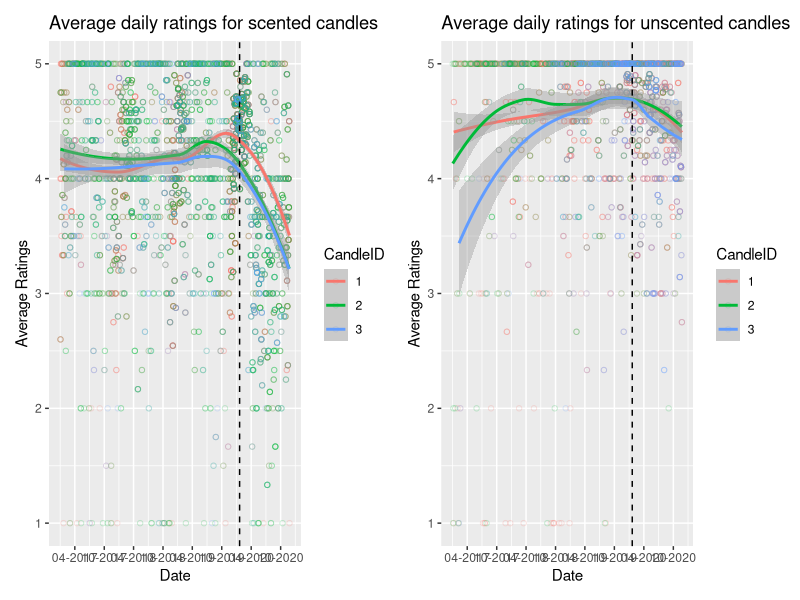
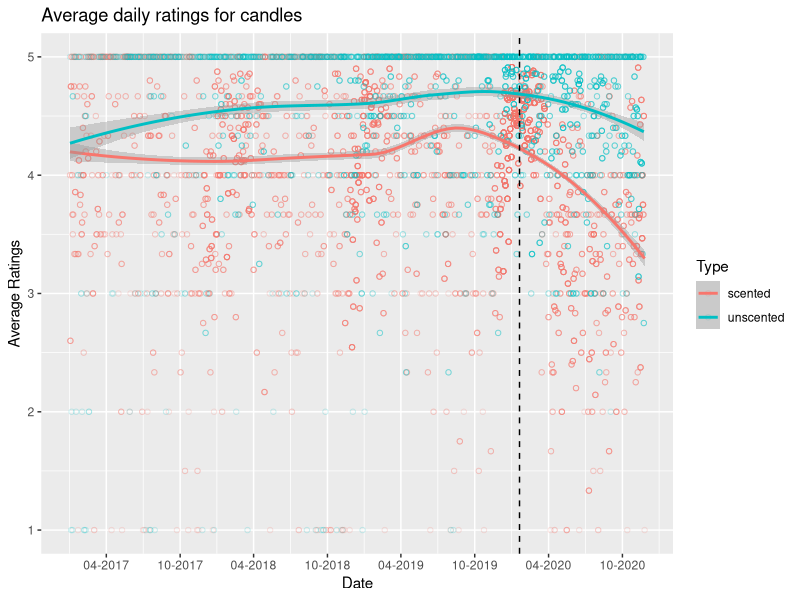
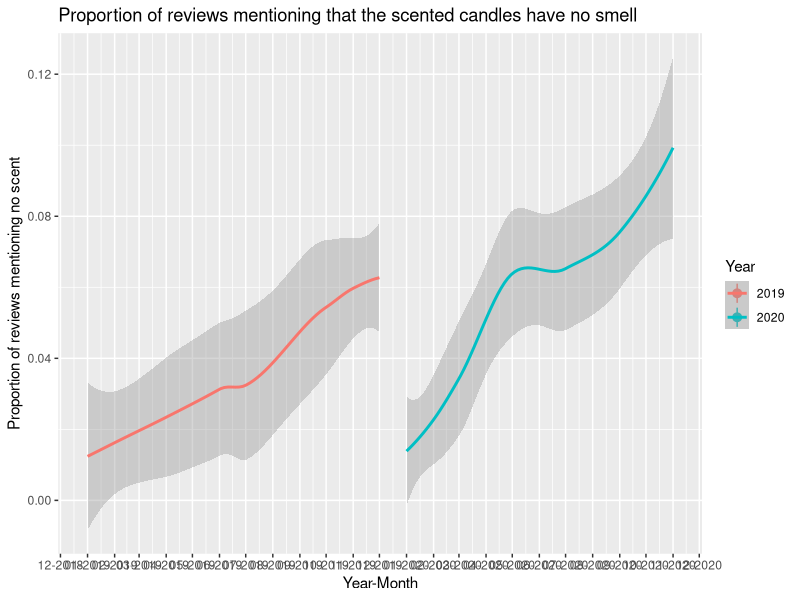

These figures' R source, in order:
## ---- chunk 1
library(dplyr)
library(readxl)
library(tidyverse)
library(patchwork)
## ---- chunk 2
Scented_all <- read_excel("Scented_all.xlsx")
g1 <- Scented_all %>% 
  group_by(Date) %>% 
  mutate(averageR = mean(Rating, na.rm = TRUE)) %>% 
  filter(Date >= as.Date("2017-01-01")) %>% 
  ggplot() + 
  aes(x = as.Date(Date), y = averageR, color = as.factor(CandleID)) + 
  geom_point(alpha=.2, shape=1) +
  geom_smooth(method = "loess") + 
  scale_x_date(date_labels='%m-%Y', date_breaks='6 months', name = "Date") + 
  geom_vline(xintercept = as.numeric(as.Date("2020-01-20")), linetype="dashed") +
  scale_color_hue() +
  theme_gray() +
  scale_y_continuous(name = "Average Ratings") +
  guides(colour = guide_legend(title = "CandleID")) +
  labs(title = "Average daily ratings for scented candles") 

Unscented_all <- read_excel("Unscented_all.xlsx")
g2 <- Unscented_all %>% 
  group_by(Date) %>% 
  mutate(averageR = mean(Rating, na.rm = TRUE)) %>% 
  filter(Date >= as.Date("2017-01-01")) %>% 
  ggplot() + 
  aes(x = as.Date(Date), y = averageR, color = as.factor(CandleID)) + 
  geom_point(alpha=.2, shape=1) +
  geom_smooth(method = "loess") + 
  scale_x_date(date_labels='%m-%Y', date_breaks='6 months', name = "Date") + 
  geom_vline(xintercept = as.numeric(as.Date("2020-01-20")), linetype="dashed") +
  scale_color_hue() +
  theme_gray() +
  scale_y_continuous(name = "Average Ratings") +
  guides(colour = guide_legend(title = "CandleID")) +
  labs(title = "Average daily ratings for unscented candles")

g1 + g2
## ---- chunk 3
candles_full <- bind_rows(
	scented = Scented_all, 
	unscented = Unscented_all, 
	.id = "Scented"
)
## ---- chunk 4
candles_full %>% 
  group_by(Date, Scented) %>% 
  mutate(averageR = mean(Rating, na.rm = TRUE)) %>% 
  filter(Date >= as.Date("2017-01-01")) %>% 
  ggplot() + 
  aes(x = as.Date(Date), y = averageR, color = as.factor(Scented), shape = as.factor(Scented)) + 
  geom_point(alpha=.2, shape=1) +
  geom_smooth(method = "loess") + 
  scale_x_date(date_labels='%m-%Y', date_breaks='6 months', name = "Date") + 
  geom_vline(xintercept = as.numeric(as.Date("2020-01-20")), linetype="dashed") +
  scale_color_hue() +
  theme_gray() +
  scale_y_continuous(name = "Average Ratings") +
  guides(colour = guide_legend(title = "Type")) +
  labs(title = "Average daily ratings for candles")
## ---- chunk 5
str_no_scent <- function(x){
  as.numeric(
  	case_when(
  		str_detect(x, "[Nn]o scent") ~ "1", 
  		str_detect(x, "[Nn]o smell") ~ "1",
  		str_detect(x, "[Dd]oes not smell like") ~ "1",
  		str_detect(x, "[Dd]oesn't smell like") ~ "1",
  		str_detect(x, "[Cc]an't smell") ~ "1",
  		str_detect(x, "[Cc]annot smell") ~ "1",
  		str_detect(x, "[Ff]aint smell") ~ "1",
  		str_detect(x, "[Ff]aint scent") ~ "1",
  		str_detect(x, "[Dd]on't smell") ~ "1",
  		str_detect(x, "[Ll]ike nothing") ~ "1",
  		TRUE ~ "0"
  	)
  )
}
## ---- chunk 6
Scented_all %>% 
  mutate(month = lubridate::floor_date(Date, "month")) %>% 
  filter(Date >= as.Date("2019-01-01"), Date < as.Date("2021-01-01")) %>% 
  mutate(noscent = str_no_scent(Review)) %>% 
  mutate(year = ifelse(Date <= as.Date("2019-12-31"), "2019", "2020")) %>% 
  ggplot() +
  aes(x = as.Date(month), y = noscent, color = as.factor(year)) + 
  stat_summary(aes(y = noscent), fun.data = mean_cl_normal) +
  scale_x_date(date_labels='%m-%Y', date_breaks='month') + 
  geom_smooth(method = "loess") + 
  scale_color_hue() +
  theme_gray() +
    guides(colour = guide_legend(title = "Year")) +
  scale_y_continuous(name = "Proportion of reviews mentioning no scent") +
  labs(x = "Year-Month", title = "Proportion of reviews mentioning that the scented candles have no smell")
